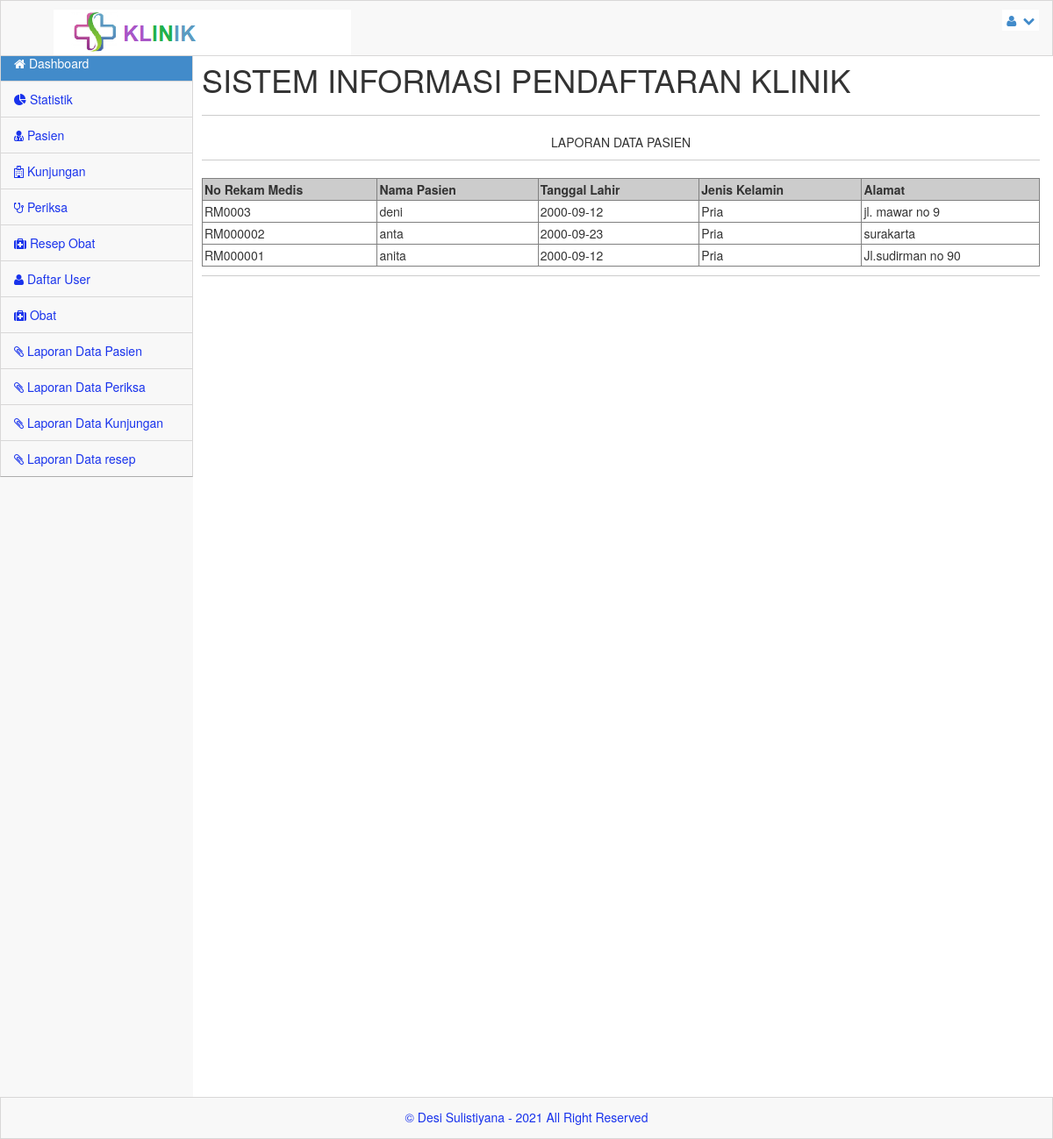
Screenshot of /admin/index.php?menu=laporanpasien (signed in) with the database file from the repository.
### tables this page shows
CREATE TABLE `pasien` (
  `no_rm` varchar(11) NOT NULL,
  `nm_pasien` varchar(300) NOT NULL,
  `j_kel` varchar(100) NOT NULL,
  `agama` varchar(100) NOT NULL,
  `alamat` varchar(300) NOT NULL,
  `tgl_lhr` date NOT NULL,
  `ktp` varchar(16) NOT NULL,
  `no_tlp` varchar(12) NOT NULL,
  `nm_kel` varchar(20) NOT NULL,
  `hub_kel` varchar(100) NOT NULL
);

### admin/laporanpasien.php (the view, shortened to what this page needs)
<html>
<body onLoad="window.print();">
	<?php
	$row = 20;
	$hal = isset($_GET['hal']) ? $_GET['hal'] : 0;
	?>
	<p align="center" size="25px">LAPORAN DATA PASIEN</p>
	<hr>
	<table width="100%" cellspacing="0" cellpadding="2" border="1px" class="style1">
		<tr>
			<th width="6%" align="center" bgcolor="#CCCCCC">No Rekam Medis</th>
			<th width="6%" align="center" bgcolor="#CCCCCC">Nama Pasien</th>
			<th width="6%" align="center" bgcolor="#CCCCCC">Tanggal Lahir</th>
			<th width="6%" align="center" bgcolor="#CCCCCC">Jenis Kelamin</th>
			<th width="6%" align="center" bgcolor="#CCCCCC">Alamat</th>
		</tr>
		<?php
		$pasienSql = "SELECT * FROM pasien ORDER BY no_rm DESC LIMIT $hal, $row";
		$pasienQry = mysqli_query($server,$pasienSql)  or die("Query pasien salah : " . mysqli_error());
		while ($pasien = mysqli_fetch_array($pasienQry)) {
		?>
			<tbody>
				<tr>
					<td><?php echo $pasien['no_rm']; ?></td>
					<td><?php echo $pasien['nm_pasien']; ?></td>
					<td><?php echo $pasien['tgl_lhr']; ?></td>
					<td><?php echo $pasien['j_kel']; ?></td>
					<td><?php echo $pasien['alamat']; ?></td>
				</tr>
			</tbody>
		<?php } ?>
	</table>
</body>
</html>

### css/main.css (style rules this page uses)
@media (min-width: 768px) { html, body { height: 100%; } }
body.padTop53 { padding-top: 75px; overflow: visible; }
@media (min-width: 802px) { body.padTop53 { padding-top: 51px; } }
.inner hr { margin-top: 10px; border-top-color: #ccc; }

### css/MoneAdmin.css (style rules this page uses)
body { background-color: #f8f8f8; }

### rows the page displays
pasien: no_rm "RM0003", nm_pasien "deni", tgl_lhr "2000-09-12", j_kel "Pria", alamat "jl. mawar no 9"
pasien: no_rm "RM000002", nm_pasien "anta", tgl_lhr "2000-09-23", j_kel "Pria", alamat "surakarta"
pasien: no_rm "RM000001", nm_pasien "anita", tgl_lhr "2000-09-12", j_kel "Pria", alamat "Jl.sudirman no 90"
